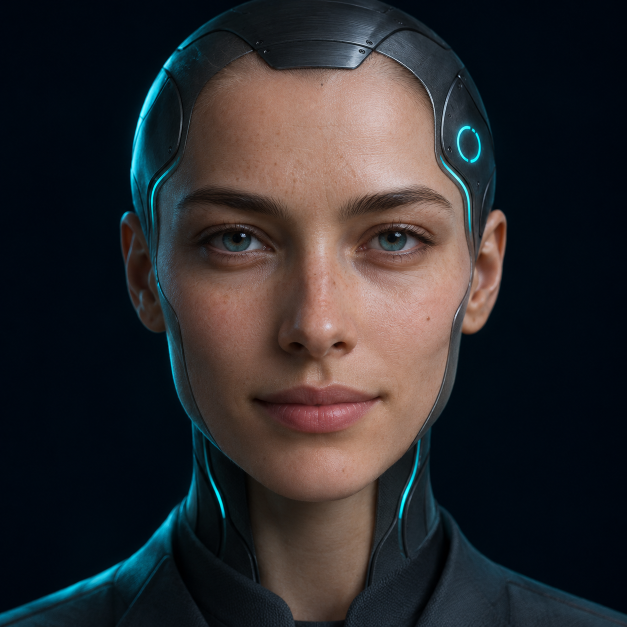
#> input picture scripts/nova-face/source/portrait.png, 1254 x 1254 px, given in place of portrait.png.png, which was not available (shown at 1/2 size)
$ python sheet.py out.png source/portrait.png 5
#> lines starting #> are read from the running program, lines starting #| are printed output that depends on the picture; after the words box and inside, x2 and y2 are one past the last pixel; in counts of white or black regions, pixels touching at a corner belong together
#!/usr/bin/env python
"""Contact sheet of mouth crops from .cache/sweep|frames PNGs. Usage: sheet.py out.png name,name,... [cols]"""
import sys
from pathlib import Path
import cv2
import numpy as np
H = Path(__file__).resolve().parent / ".cache"
s = 1254 / 1024
x, y, w, h = [int(v * s) for v in (362, 546, 296, 240)]
names = sys.argv[2].split(",")
cols = int(sys.argv[3]) if len(sys.argv) > 3 else 4
tiles = []
for n in names:
    p = H / "sweep" / f"{n}.png"
    if not p.exists():
        p = H / "frames" / f"{n}.png"
    im = cv2.imread(str(p))[y:y + h, x:x + w].copy()
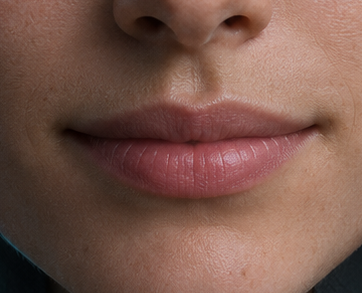
#> im: shape (293, 362, 3); mean B, G, R 75.1, 86.7, 121.4
    cv2.putText(im, n, (6, 18), cv2.FONT_HERSHEY_SIMPLEX, 0.55, (0, 255, 255), 1, cv2.LINE_AA)
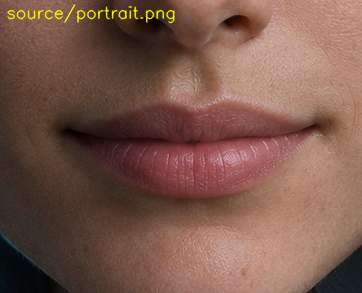
#> im: shape (293, 362, 3); 1.07% of pixels changed, all inside (x1, y1, x2, y2) = (6, 4, 176, 24)
    tiles.append(im)
while len(tiles) % cols:
    tiles.append(np.zeros_like(tiles[0]))
#> this loop made 4 passes
#> after the loop, tiles = 5 items
rows = [np.hstack(tiles[i:i + cols]) for i in range(0, len(tiles), cols)]
#> rows = 1 item
cv2.imwrite(sys.argv[1], np.vstack(rows))
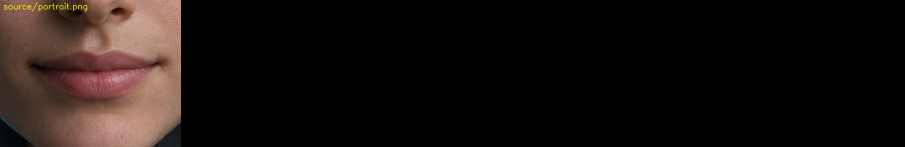
#> saved as out.png: shape (293, 1810, 3) (shown at 1/2 size); mean B, G, R 15, 17.5, 24.4
